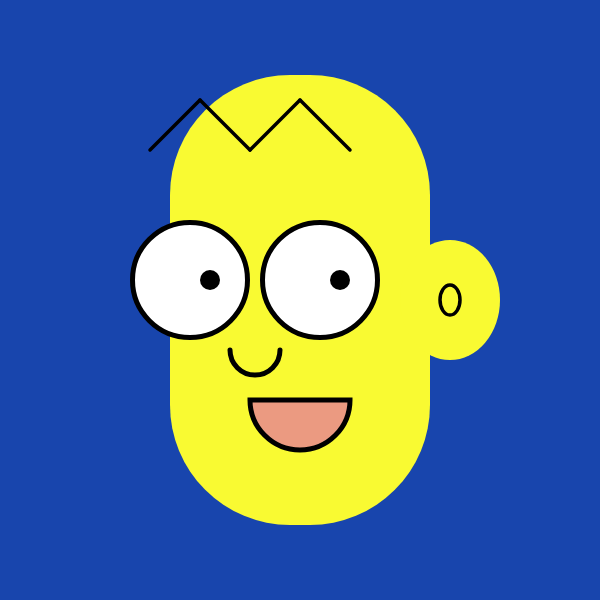
Frame 1 (no input)
Frame 60 (no input): identical to frame 1, image omitted
Frame 120 (the mouse pressed at the canvas centre since frame 60): identical to frame 1, image omitted

The p5.js sketch that drew this single still picture (run headless with seeded random() and noise() and a simulated clock; from frame 60 on, the mouse is pressed at the canvas centre):

// p5.js sketch
// ── sketch.js
function setup() {
  createCanvas(600, 600);
}

function draw() {
  background(24, 69, 173); //color
  circle(300,350,50);
  noStroke();
  rectMode(CENTER);
  fill(249,250,50);
  rect(300,300,260,450,120);

  //left eye
  fill(255);
  stroke(0);
  strokeWeight(5)
  ellipse(190,280,115,115);
  strokeWeight(20)
  point(210,280,7,7);

  //right eye
  fill(255);
  strokeWeight(5)
  ellipse(320,280,115,115);
  strokeWeight(20)
  point(340,280,7,7);

  //nose
  strokeWeight(5)
  fill(249,250,50);
  arc(255,350,50,50,0,PI);

  //mouse
  fill(235, 154, 129);
  arc(300,400,100,100,0, PI, PIE);

  //ears
  fill(249,250,50);
  noStroke()
  ellipse(450,300,100,120);
  stroke(0);
  strokeWeight(3.5);
  ellipse(450,300,20,30);

  //hair
  line(150,150,200,100);
  line(200,100,250,150);
  line(250,150,300,100);
  line(300,100,350,150);


}
